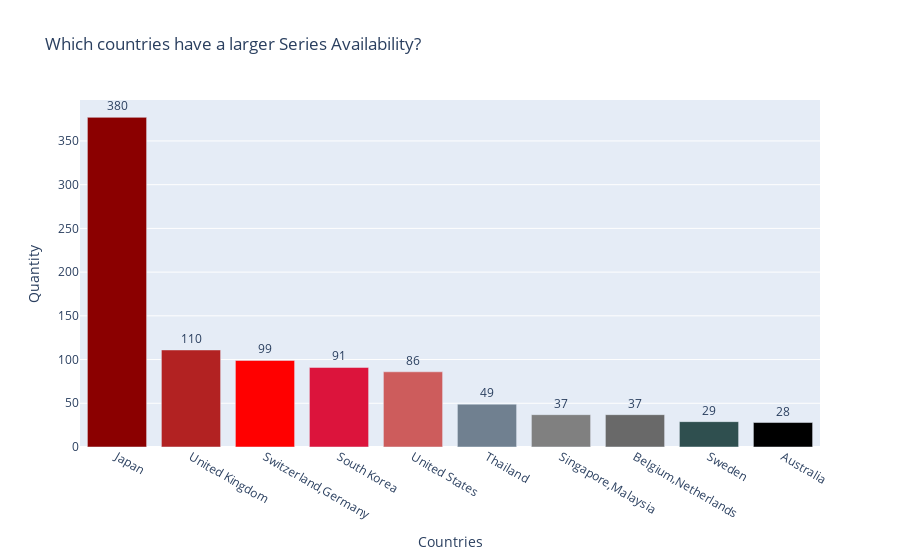

Source (notebook cell):
### Markdown cell above
> - Thirdly, **I draw a bar chart** to better understand which countries have a larger availability about the Netflix Series.

### Code cell
fig = go.Figure(data=[go.Bar(
    x = top_10_s_ctr.index,
    y = top_10_s_ctr['Counts of Country Availability'],
    text = top_10_s_ctr['Counts of Country Availability'],
    textposition='auto',
    marker_color=colors_10 # marker color can be a single color value or an iterable
)])
fig.update_traces(texttemplate='%{text:.2s}', textposition='outside')
fig.update_layout(title_text= 'Which countries have a larger Series Availability?',
                  uniformtext_minsize=8, uniformtext_mode='hide',
                  yaxis=dict(
                  title='Quantity',
                  titlefont_size=14),
                  xaxis=dict(
                  title='Countries',
                  titlefont_size=14))

### Figure 1 — Plotly figure (JSON) as saved in the notebook; plotly's stock layout.template omitted (floating-point values rounded to 4 significant figures)
{"data": [{"marker": {"color": ["DarkRed", "FireBrick", "Red", "Crimson", "IndianRed", "slategray", "gray", "dimgrey", "DarkSlateGrey", "black"]}, "text": [377, 111, 99, 91, 86, 49, 37, 37, 29, 28], "textposition": "outside", "texttemplate": "%{text:.2s}", "type": "bar", "x": ["Japan", "United Kingdom", "Switzerland,Germany", "South Korea", "United States", "Thailand", "Singapore,Malaysia", "Belgium,Netherlands", "Sweden", "Australia"], "y": [377, 111, 99, 91, 86, 49, 37, 37, 29, 28]}], "layout": {"title": {"text": "Which countries have a larger Series Availability?"}, "uniformtext": {"minsize": 8, "mode": "hide"}, "xaxis": {"title": {"font": {"size": 14}, "text": "Countries"}}, "yaxis": {"title": {"font": {"size": 14}, "text": "Quantity"}}}}
